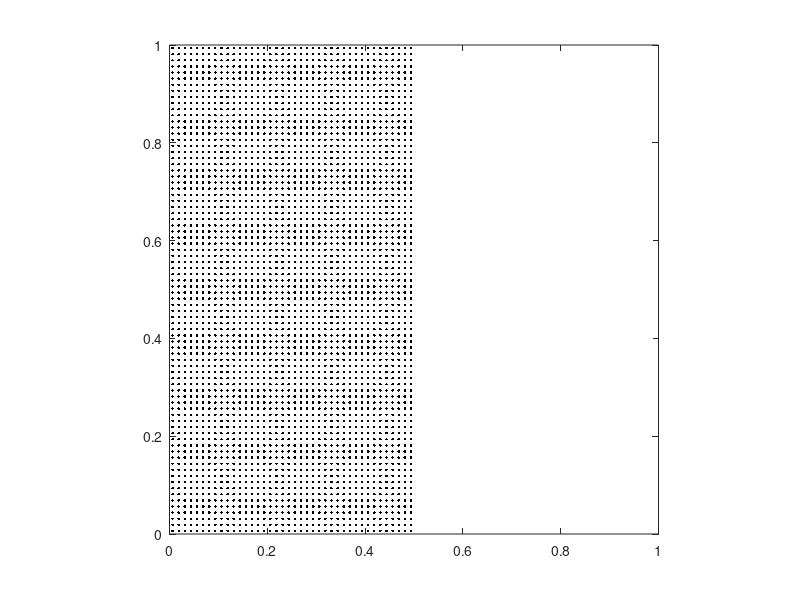

The MATLAB script that drew this image:
#!/usr/bin/env octave

p.rho = 1500;
p.E = 1e6;
p.nu = 0.3;
p.g = -0.8;
% p.Np = 4 * 2.5;
p.Np = 40;
p.N = 41;
p.rhop = 3;
p.tol = 1e-12;
p.T = 2;

% make an NxN computational grid
N = p.N;
Np = p.Np;
x = linspace(0,1,N);
y = linspace(0,1,N);
h = x(2)-x(1);
dt = 0.4*h*sqrt(p.rho/p.E);
T = p.T;
E = p.E;
nu = p.nu;
tol = p.tol;

Nn = N*N;

% set up material points
%bar_w = 1.0; Nbx = Np; %
bar_w = 0.5; Nbx = Np; %
% Nbx = ceil(p.rhop*bar_w/h);
bar_h = 1.0; Nby = (bar_h/bar_w)*Nbx;
%bar_h = 0.5; Nby = (bar_h/bar_w)*Nbx;

bxtmp = linspace(0, bar_w, Nbx+1);
% bar_x = (0.5 - bar_w/2) + bxtmp(1:end-1) + bxtmp(2)/2;
bar_x = 0.0 + bxtmp(1:end-1) + bxtmp(2)/2;
bytmp = linspace(0, bar_h, Nby+1);
bar_y = 0.0 + bytmp(1:end-1) + bytmp(2)/2;

% initialize position
Np = Nbx*Nby;
%xjitter = normrnd(0, 0.001, Nbx, Nby);
%yjitter = normrnd(0, 0.001, Nbx, Nby);
xjitter = zeros(Nby, Nbx);
yjitter = zeros(Nby, Nbx);
[xp, yp] = meshgrid(bar_x, bar_y);
xp = xp + xjitter;
yp = yp + yjitter;
%r = 0.1;
%rs = linspace(0, r,Nbx);
%ts = linspace(0, 2*pi, Nby+1);
%ts(end) = [];
%xp = 0.5 + rs'*cos(ts);
%yp = 0.5 + rs'*sin(ts);
%[X, Y] = meshgrid(x, y);

% initialize volume
vp = (bar_w/Nbx)*(bar_h/Nby)*ones(size(xp));
% vp = (pi*r^2/Np)*ones(size(xp));

% initialize mass
mp = p.rho*vp;

% initialize velocity
xp_t = 0*ones(size(xp));
yp_t = -0.0*ones(size(yp));

% initialize stress
sxxp = 0*ones(size(xp));
%sxyp = -p.rho * p.g * (xp - (bar_w / 2));
syyp = 0*ones(size(yp));
%sxxp = -p.rho * p.g * (yp - bar_h);
sxyp = 0*ones(size(yp));
%syyp = -p.rho * p.g * (yp - bar_h);

% initialize strain
exxp = zeros(size(xp));
exyp = zeros(size(yp));
eyyp = zeros(size(yp));

% initialize body forces
bxp = zeros(size(xp));
byp = p.g*ones(size(yp));

% plot material points
plot(xp, yp, '.k'); axis equal;
xlim([min(x), max(x)]);
ylim([min(y), max(y)]);

% dump starting config to text file
fp = fopen('generated_particles.txt', 'w');
fprintf(fp, '%d\n', numel(mp));
for i=1:numel(mp)
    fprintf(fp, '%f %f %f %f %f %f %f %f %f\n', mp(i), vp(i),
        xp(i), yp(i), xp_t(i), yp_t(i),
        sxxp(i), sxyp(i), syyp(i));
end
fclose(fp);

% grid file
fp = fopen('generated_grid.txt', 'w');
fprintf(fp, '%d\n', N);
fprintf(fp, '1\n');
fclose(fp);

% bc file
fp = fopen('bc.cfg', 'w');
fprintf(fp, 'dirichlet-bcs = {\n');
fprintf(fp, '};\n');
fprintf(fp, 'periodic-bcs = {\n');
fprintf(fp, '};\n');
